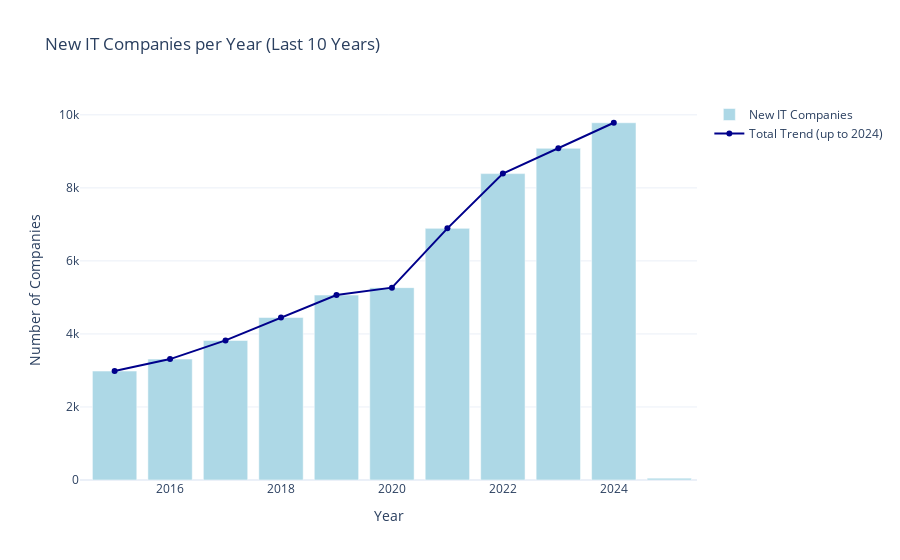

Here is the notebook cell this chart was saved with:
### Markdown cell above
Redo 1. The Belgian IT Boom: Mapping the Rise of Digital Enterprises

### Code cell
import sqlite3
import pandas as pd
import plotly.graph_objects as go

# Connect to SQLite database
conn = sqlite3.connect("kbo_database.db")

# SQL query for total new IT companies per year
query = """
SELECT 
  SUBSTR(e.StartDate, 7, 4) AS year,
  COUNT(DISTINCT e.EnterpriseNumber) AS count
FROM enterprise e
JOIN activity a ON e.EnterpriseNumber = a.EntityNumber
WHERE a.NaceVersion = 2008
  AND a.NaceCode IN (
    62, 620, 6200, 6201, 62010, 6202, 62020, 6202001, 6202002, 6203, 62030,
    6209, 62090, 63, 631, 6311, 63110, 6311001, 6311002, 6311011, 6311012, 6311013,
    6312, 63120, 639, 6391, 63910, 6391001, 6399, 63990
  )
  AND e.Status = 'AC'
  AND CAST(SUBSTR(e.StartDate, 7, 4) AS INTEGER) >= CAST(STRFTIME('%Y', 'now', '-10 years') AS INTEGER)
GROUP BY year
ORDER BY year;
"""

# Execute and load data
df = pd.read_sql_query(query, conn)
df["year"] = df["year"].astype(int)

# Filter line data up to 2024
df_line = df[df["year"] <= 2024]

# Plot
fig = go.Figure()

# Add bars
fig.add_trace(go.Bar(
    x=df["year"],
    y=df["count"],
    name="New IT Companies",
    marker_color="lightblue"
))

# Add total trend line up to 2024
fig.add_trace(go.Scatter(
    x=df_line["year"],
    y=df_line["count"],
    mode="lines+markers",
    name="Total Trend (up to 2024)",
    line=dict(color="darkblue", width=2)
))

# Layout settings
fig.update_layout(
    title="New IT Companies per Year (Last 10 Years)",
    xaxis_title="Year",
    yaxis_title="Number of Companies",
    template="plotly_white"
)

# Save as PNG (requires kaleido)
fig.write_image("figures/yearly_it_totals.png", width=1000, height=600)

# Show plot
fig.show()

### Figure 1 — Plotly figure (JSON) as saved in the notebook; plotly's stock layout.template omitted (floating-point values rounded to 4 significant figures)
{"data": [{"marker": {"color": "lightblue"}, "name": "New IT Companies", "type": "bar", "x": [2015, 2016, 2017, 2018, 2019, 2020, 2021, 2022, 2023, 2024, 2025], "y": [2983, 3311, 3822, 4451, 5064, 5268, 6891, 8390, 9083, 9783, 51]}, {"line": {"color": "darkblue", "width": 2}, "mode": "lines+markers", "name": "Total Trend (up to 2024)", "type": "scatter", "x": [2015, 2016, 2017, 2018, 2019, 2020, 2021, 2022, 2023, 2024], "y": [2983, 3311, 3822, 4451, 5064, 5268, 6891, 8390, 9083, 9783]}], "layout": {"title": {"text": "New IT Companies per Year (Last 10 Years)"}, "xaxis": {"title": {"text": "Year"}}, "yaxis": {"title": {"text": "Number of Companies"}}}}
